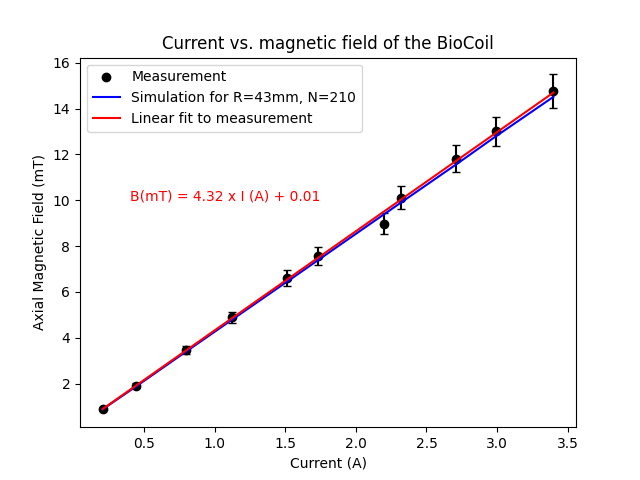

Recreate this plot in Python.
import matplotlib.pyplot as plt
import numpy as np

# Create the current_A and B_mT lists
current_A = [0.205, 0.44, 0.799, 1.12, 1.51, 1.73, 2.2, 2.32, 2.71, 2.99, 3.4]
current_A = np.array(current_A)
B_mT = [0.88, 1.92, 3.49, 4.89, 6.61, 7.57, 8.98, 10.11, 11.8, 13.0, 14.75]

# simulation for radius = 43mm, N=210, from https://tiggerntatie.github.io/emagnet/offaxis/iloopcalculator.htm
B_mT_sim = [0.88, 1.87, 3.41, 4.78, 6.44,
            7.38, 9.39, 9.90, 11.56, 12.78, 14.51]

# Define error bars
errors = [0.05 * B for B in B_mT]

# Create a scatter plot
plt.scatter(current_A, B_mT, c='black', label='Measurement', zorder=2)
plt.errorbar(current_A, B_mT, yerr=errors, fmt='none',
             c='black', capsize=3, zorder=1)
plt.plot(current_A, B_mT_sim, c='blue', label='Simulation for R=43mm, N=210')
plt.xlabel('Current (A)')
plt.ylabel('Axial Magnetic Field (mT)')
plt.title('Current vs. magnetic field of the BioCoil')

# Perform a linear fit using numpy's polyfit function
m, b = np.polyfit(current_A, B_mT, 1)
plt.plot(current_A, m*current_A + b, color='red',
         label='Linear fit to measurement')
plt.text(0.4, 10, f'B(mT) = {m:.2f} x I (A) + {b:.2f}',
         fontsize=10, color='red')

plt.legend()
plt.savefig(
    '/Users/abasaltbahrami/Library/CloudStorage/Box-Box/VisualStudio/Random/BioCoils/BioCoils_I_B.png')
plt.show()


# plotting I-V for the BioCoils
current = [0.262, 0.392, 0.62, 0.807, 1.13, 1.48, 2.08, 2.5, 4.47]
voltage = [1.57, 2.36, 3.82, 4.96, 6.96, 9.16, 12.93, 15.64, 28.17]

# linear fit
slope, intercept = np.polyfit(current, voltage, 1)
x = np.array(current)
y = slope * x + intercept

# scatter plot
plt.scatter(current, voltage, label='Data', c='black')
plt.plot(x, y, label='Linear Fit', color='r')

# add labels and legend
plt.title('Voltage vs. Current')
plt.xlabel('Current (A)')
plt.ylabel('Voltage (V)')
plt.legend()

# add text box with equation of line
equation = f'V = {slope:.2f} x I + {intercept:.2f}'
plt.text(2500/1000, 10, equation, fontsize=12, c='red')

plt.savefig(
    '/Users/abasaltbahrami/Library/CloudStorage/Box-Box/VisualStudio/Random/BioCoils/BioCoils_I_V.png')
plt.show()
